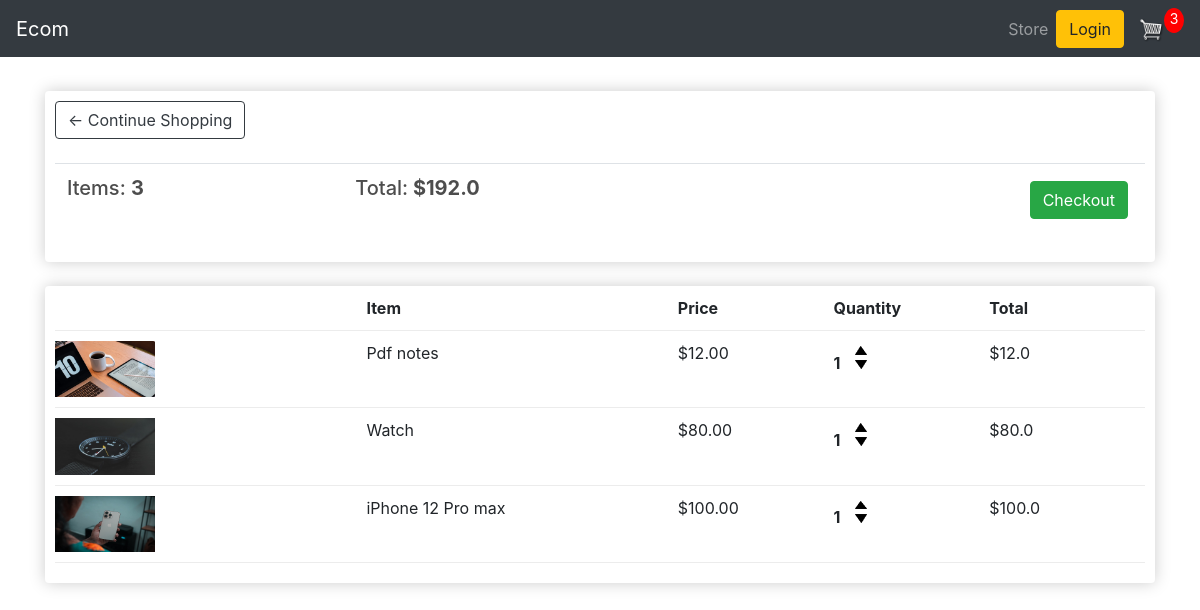
The app's page /cart/ (signed in) with its own data.
### store/models.py (models this page shows, shortened)
class Order(models.Model):
    customer = models.ForeignKey(Customer,on_delete=models.SET_NULL,null=True,blank=True)
    date_ordered = models.DateTimeField(auto_now_add=True)
    complete = models.BooleanField(default=False,null=True,blank=True)
    transaction_id = models.CharField(max_length=200,null=True)
    @property
    def get_cart_total(self):
        orderitems = self.orderitem_set.all()
        total = sum([item.get_total for item in orderitems])
        return total
    @property
    def get_cart_item(self):
        orderitems = self.orderitem_set.all()
        total = sum([item.quantity for item in orderitems])
        return total

class OrderItem(models.Model):
    product = models.ForeignKey(Product,on_delete=models.SET_NULL,null=True,blank=True)
    order = models.ForeignKey(Order,on_delete=models.SET_NULL,null=True,blank=True)
    quantity = models.IntegerField(default=0,null=True,blank=True)
    date_added = models.DateTimeField(auto_now_add=True)
    @property
    def get_total(self):
        total = self.product.price * self.quantity
        return total

class Product(models.Model):
    name = models.CharField(max_length=200,null=True)
    price = models.FloatField()
    digital = models.BooleanField(default=False,null=True,blank=True)
    image = models.ImageField(null=True,blank=True)
    @property
    def imageURL(self):
        try:
            url = self.image.url
        except:
            url = ''
        return url

### store/views.py (the view)
# urls.py: path('cart/', views.cart, name='cart'),
def cart(request):
    if request.user.is_authenticated:
        customer = request.user.customer
        order, created = Order.objects.get_or_create(customer=customer, complete=False)
        items = order.orderitem_set.all()
        cartItems = order.get_cart_item
    else:
        items = []
        order = {'get_cart_item':0, 'get_cart_total':0, 'shipping':False}
        cartItems = order['get_cart_items']
    context = {'items': items, 'order': order, 'cartItems': cartItems}
    return render(request, 'store/cart.html', context)

### store/templates/store/cart.html
{% extends "store/main.html" %}
{% load static %}
{% block content %}
<div class="row">
    <div class="col-lg-12">
        <div class="box-element">
            <a class="btn btn-outline-dark" href="{% url 'store' %}">&#x2190; Continue Shopping</a>
            <br>
            <br>
            <table class="table">
                <tr>
                    <th>
                        <h5>Items: <strong>{{order.get_cart_item}}</strong></h5>
                    </th>
                    <th>
                        <h5>Total:<strong> ${{order.get_cart_total}}</strong></h5>
                    </th>
                    <th>
                        <a style="float:right; margin:5px;" class="btn btn-success"
                            href="{% url 'checkout' %}">Checkout</a>
                    </th>
                </tr>
            </table>
        </div>
        <br>
        <div class="box-element">
            <div class="cart-row">
                <div style="flex:2"></div>
                <div style="flex:2"><strong>Item</strong></div>
                <div style="flex:1"><strong>Price</strong></div>
                <div style="flex:1"><strong>Quantity</strong></div>
                <div style="flex:1"><strong>Total</strong></div>
            </div>
            {% for item in items %}
            <div class="cart-row">
                <div style="flex:2"><img class="row-image" src="{{item.product.imageURL}}"></div>
                <div style="flex:2">
                    <p>{{item.product.name}}</p>
                </div>
                <div style="flex:1">
                    <p>${{item.product.price|floatformat:2}}</p>
                </div>
                <div style="flex:1">
                    <p class="quantity">{{item.quantity}}</p>
                    <div class="quantity">
                        <img data-product="{{item.product.id}}" data-action="add" class="chg-quantity update-cart"
                            src="{% static  'images/arrow-up.png' %}">
                        <img data-product="{{item.product.id}}" data-action="remove" class="chg-quantity update-cart"
                            src="{% static  'images/arrow-down.png' %}">
                    </div>
                </div>
                <div style="flex:1">
                    <p>${{item.get_total}}</p>
                </div>
            </div>
            {% endfor %}
        </div>
    </div>
</div>
{% endblock content %}

### static/css/main.css (style rules this page uses)
body { background-color: hsl(0, 0%, 98%); }
h1,h2,h3,h4,h5,h6 { color:hsl(0, 0%, 30%); }
.box-element { box-shadow:hsl(0, 0%, 80%) 0 0 16px; background-color: #fff; border-radius: 4px; padding: 10px; }
.col-lg-4, .col-lg-6, .col-lg-8, .col-lg-12 { margin-top: 10px; }
.btn { border-radius: 0; }
.row-image { width: 100px; }
.cart-row { display: flex; align-items: flex-stretch; padding-bottom: 10px; margin-bottom: 10px; border-bottom: 1px solid #ececec; }
.quantity { display: inline-block; font-weight: 700; padding-right:10px; }
.chg-quantity { width: 12px; cursor: pointer; display: block; margin-top: 5px; transition:.1s; }

### records on screen
Order: get_cart_item "3", get_cart_total "192.0"
OrderItem: product.imageURL (picture), product.name "Pdf notes", product.price "12.00", quantity "1", get_total "12.0"
OrderItem: product.imageURL (picture), product.name "Watch", product.price "80.00", quantity "1", get_total "80.0"
OrderItem: product.imageURL (picture), product.name "iPhone 12 Pro max", product.price "100.00", quantity "1", get_total "100.0"

### other values on screen
{{ cartItems }} "3"
